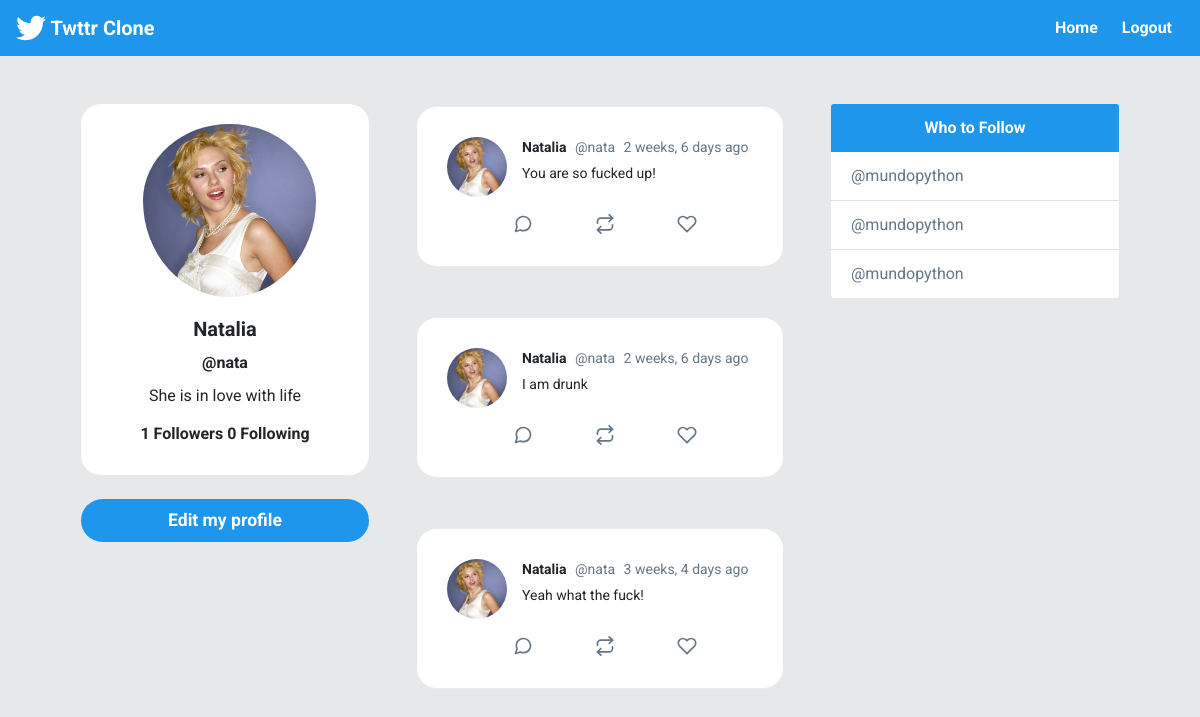
Before: /profile/nata with the older database file.
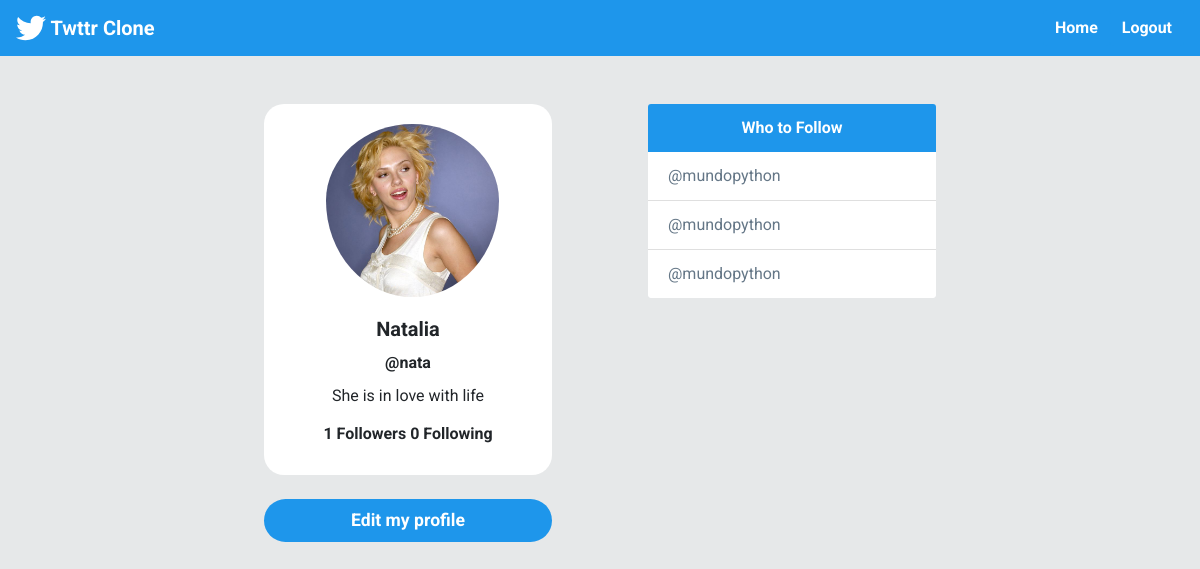
After: the same page with the newer database file.
### twitter/models.py (models this page shows, shortened)
class Post (models.Model):
    timestamp = models.DateTimeField(default=timezone.now)
    content = models.TextField()
    user = models.ForeignKey(User, on_delete=models.CASCADE, related_name='posts')
    class Meta:
        ordering = ['-timestamp']

class Profile(models.Model):
    user = models. OneToOneField(User, on_delete=models.CASCADE)
    bio = models.CharField(default='Hello Twitter', max_length=100)
    image= models.ImageField(default='default.png')
    def following (self):
        user_ids= Relationship.objects.filter(from_user = self.user)\
                                  .values_list('to_user_id', flat=True)
        return User.objects.filter(id__in=user_ids)
    def followers (self):
        user_ids= Relationship.objects.filter(to_user = self.user)\
                                  .values_list('from_user_id', flat=True)
        return User.objects.filter(id__in=user_ids)

### twitter/views.py (the view)
# urls.py: path('profile/<str:username>', views.profile, name='profile'),
def profile(request, username):
    user = User.objects.get(username=username)
    posts=user.posts.all()
    context = {'user': user, 'posts': posts}
    return render(request, 'twitter/profile.html', context)

### twitter/templates/twitter/profile.html (shortened to what this page needs)
{% extends 'twitter/layout.html' %}
{% load humanize%}
{% block content %}
<div id="main" class="container-fluid d-flex">
    <div class="sidebar m-5 d-none d-md-block">
        <div class="">
            <div class="card " style="width: 18rem; text-align:center;border-radius: 20px;">
                <img class="card-img-top rounded-circle"
                    style="width:60%; position: relative;left: 62px;padding-top: 20px;" src="{{user.profile.image.url}}"
                    alt="Card image cap">
                <div class="card-body">
                    <h5 class="card-title font-weight-bold">{{user.first_name}}</h5>
                    <h6 class="card-title font-weight-bold">@{{user}}</h6>
                    <p class="card-text">{{user.profile.bio}}</p>
                    <h6 class="card-title font-weight-bold">
                        {{ user.profile.followers.count }} Followers
                        {{ user.profile.following.count }} Following
                    </h6>
                </div>
            </div>
            <a href="{% url 'edit' %}" id="addATweetLeft" type="button"
                style="border-radius: 30px; font-size: 1.1rem; font-weight:bold;"
                class="btn btn-lg btn-block mt-4 text-white ">Edit my profile</a>
        </div>
    </div>
    <div class="content">
        {%for post in posts%}
        <div id="tweetCards">
            <div class="tweet-wrap" style="border-radius:20px">
                <div class="tweet-header">
                    <img src="{{post.user.profile.image.url}}" alt="" class="avator">
                    <div class="tweet-header-info">
                        {{post.user.first_name}}
                        <span>@{{post.user}}</span>
                        <span>{{post.timestamp|naturaltime}}</span>
                        <p>{{post.content}}</p>
                    </div>
                </div>
                <div class="tweet-info-counts">
                    <div class="comments">
                        <button style="background: white; border: none;">
                        </button>
                    </div>
                    <div class="retweets">
                        <button style="background: white; border: none;">
                        </button>
                    </div>
                    <div class="likes">
                        <button style="background: white; border: none;">
                        </button>
                    </div>
                </div>
            </div>
        </div>
        {% endfor %}
    </div>
    <div class="sidebar m-5 d-none d-xl-block">
        <div class="card" style="width: 18rem;">
            <div class="card-header">
                Who to Follow
            </div>
            <ul class="list-group list-group-flush">
                <li class="list-group-item"><a href="#" style="text-decoration: none;color: #657787;">@mundopython</a>
                </li>
                <li class="list-group-item"><a href="#" style="text-decoration: none;color: #657787;">@mundopython</a>
                </li>
                <li class="list-group-item"><a href="#" style="text-decoration: none;color: #657787;">@mundopython</a>
                </li>
            </ul>
        </div>
    </div>
</div>
{% endblock content %}

Changed rows visible on the page:
removed Post: user.profile.image (picture), user.first_name "Natalia", user "nata", timestamp "2 weeks, 6 days ago", content "You are so fucked up!"
removed Post: user.profile.image (picture), user.first_name "Natalia", user "nata", timestamp "2 weeks, 6 days ago", content "I am drunk"
removed Post: user.profile.image (picture), user.first_name "Natalia", user "nata", timestamp "3 weeks, 4 days ago", content "Yeah what the fuck!"
